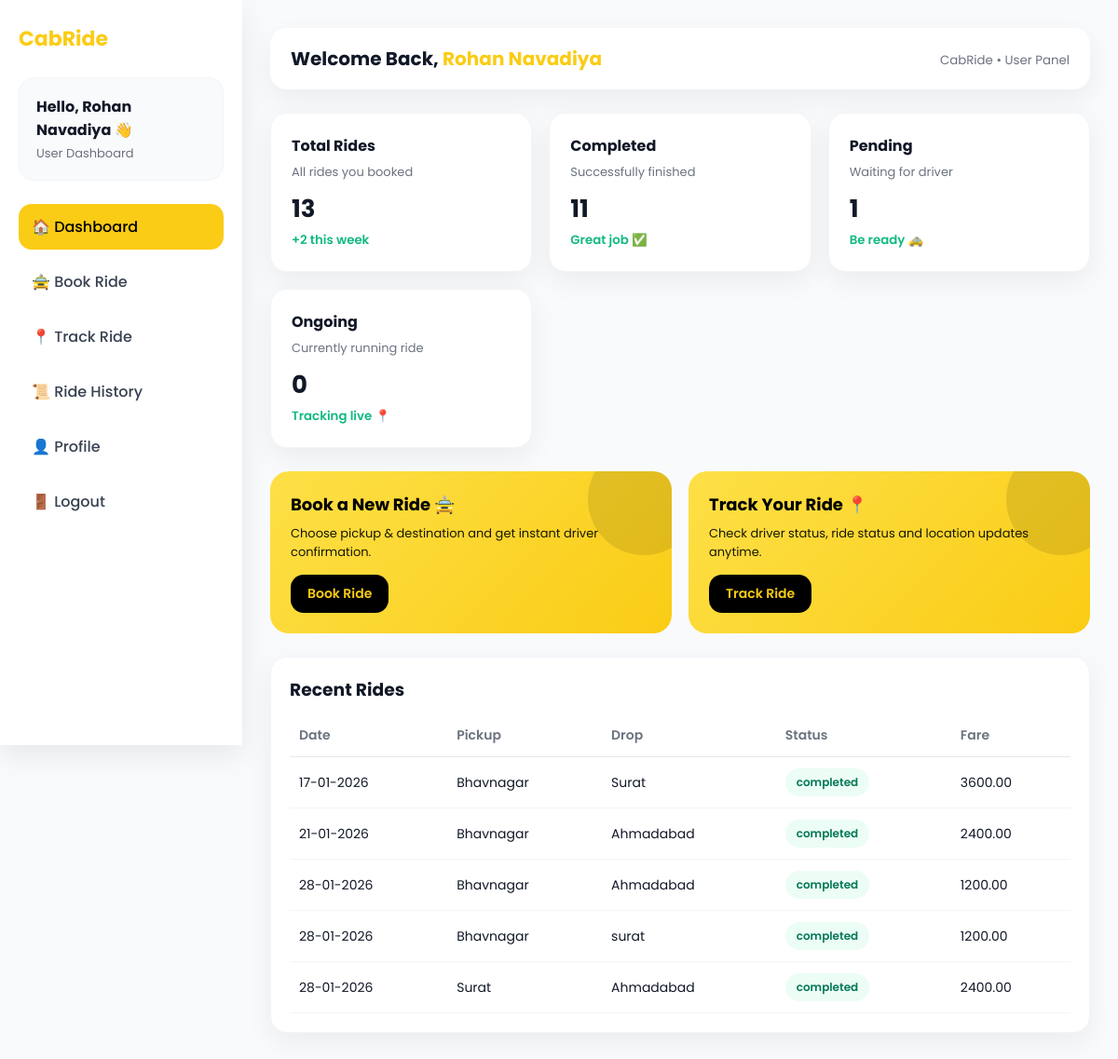
The page /User/dashboard.php (signed in) on the database its author committed.
### tables this page shows
CREATE TABLE `bookings` (
  `id` int(11) NOT NULL,
  `user_id` int(11) NOT NULL,
  `driver_id` int(11) DEFAULT NULL,
  `pickup_location` varchar(255) NOT NULL,
  `drop_location` varchar(255) NOT NULL,
  `distance_km` decimal(6,2) NOT NULL,
  `fare` decimal(10,2) NOT NULL,
  `status` enum('requested','accepted','ongoing','completed','cancelled') DEFAULT 'requested',
  `booking_time` timestamp NOT NULL DEFAULT current_timestamp(),
  `cancel_reason` varchar(200) DEFAULT NULL
);

### User/dashboard.php (the view, shortened to what this page needs)
<?php
require_once('../config/db.php');
if (!isset($_SESSION['user_id'])) { ?>
<?php }
$user_id = $_SESSION['user_id'];
$user_name = $_SESSION['user_name'];
?>
<!DOCTYPE html>
<html lang="en">
<head>
</head>
<body>
    <div class="wrapper">
        <div class="sidebar">
            <div class="brand">CabRide</div>
            <div class="profile-box">
                <h3>Hello, <?= $user_name; ?> 👋</h3>
                <p>User Dashboard</p>
            </div>
            <div class="menu">
                <a class="active" href="dashboard.php">🏠 Dashboard</a>
                <a href="book_ride.php">🚖 Book Ride</a>
                <a href="track_ride.php">📍 Track Ride</a>
                <a href="ride_history.php">📜 Ride History</a>
                <a href="profile.php">👤 Profile</a>
                <a href="logout.php">🚪 Logout</a>
            </div>
        </div>
        <div class="main">
            <div class="topbar">
                <h2>Welcome Back, <span><?= $user_name; ?></span></h2>
                <div>
                    <small style="color:#6b7280;">CabRide • User Panel</small>
                </div>
            </div>
            <div class="grid">
                <div class="card">
                    <h3>Total Rides</h3>
                    <p>All rides you booked</p>
                    <div class="value">
                        <?php
                        $sql = "select count(*) as Total_Rides from users u,bookings b where u.id=b.user_id and u.id=$user_id";
                        $result = mysqli_query($link, $sql) or die(mysqli_errno($link));
                        $row = mysqli_fetch_assoc($result);
                        extract($row);
                        echo $Total_Rides;
                        ?>
                    </div>
                    <small>+2 this week</small>
                </div>
                <div class="card">
                    <h3>Completed</h3>
                    <p>Successfully finished</p>
                    <div class="value">
                        <?php
                        $sql = "select count(*) as Total_Rides from users u,bookings b where u.id=b.user_id and b.status='completed' and u.id=$user_id";
                        $result = mysqli_query($link, $sql) or die(mysqli_errno($link));
                        $row = mysqli_fetch_assoc($result);
                        extract($row);
                        echo $Total_Rides;
                        ?>
                    </div>
                    <small>Great job ✅</small>
                </div>
                <div class="card">
                    <h3>Pending</h3>
                    <p>Waiting for driver</p>
                    <div class="value">
                        <?php
                        $sql = "select count(*) as Total_Rides from users u,bookings b where u.id=b.user_id and b.status='requested' and u.id=$user_id";
                        $result = mysqli_query($link, $sql) or die(mysqli_errno($link));
                        $row = mysqli_fetch_assoc($result);
                        extract($row);
                        echo $Total_Rides;
                        ?>
                    </div>
                    <small>Be ready 🚕</small>
                </div>
                <div class="card">
                    <h3>Ongoing</h3>
                    <p>Currently running ride</p>
                    <div class="value">
                        <?php
                        $sql = "select count(*) as Total_Rides from users u,bookings b where u.id=b.user_id and b.status='ongoing' and u.id=$user_id";
                        $result = mysqli_query($link, $sql) or die(mysqli_errno($link));
                        $row = mysqli_fetch_assoc($result);
                        extract($row);
                        echo $Total_Rides;
                        ?>
                    </div>
                    <small>Tracking live 📍</small>
                </div>
            </div>
            <div class="actions">
                <div class="action-card">
                    <h3>Book a New Ride 🚖</h3>
                    <p>Choose pickup & destination and get instant driver confirmation.</p>
                    <a href="book_ride.php">Book Ride</a>
                </div>
                <div class="action-card">
                    <h3>Track Your Ride 📍</h3>
                    <p>Check driver status, ride status and location updates anytime.</p>
                    <a href="track_ride.php">Track Ride</a>
                </div>
            </div>
            <div class="section">
                <h3>Recent Rides</h3>
                <table class="table">
                    <thead>
                        <tr>
                            <th>Date</th>
                            <th>Pickup</th>
                            <th>Drop</th>
                            <th>Status</th>
                            <th>Fare</th>
                        </tr>
                    </thead>
                    <tbody>
                        <?php
                        $sql = "select booking_time,pickup_location,drop_location,status,fare from bookings where user_id=$user_id limit 5";
                        $result = mysqli_query($link, $sql) or die(mysqli_errno($link));
                        while ($row = mysqli_fetch_assoc($result)) {
                            extract($row);
                        ?>
                            <tr>
                                <td><?= date("d-m-Y", strtotime($booking_time)); ?></td>
                                <td><?= $pickup_location; ?></td>
                                <td><?= $drop_location; ?></td>
                                <td><span class="badge <?= $status; ?>"><?= $status; ?></span></td>
                                <td><?= $fare; ?></td>
                            </tr>
                        <?php } ?>
                    </tbody>
                </table>
            </div>
        </div>
    </div>
</body>
</html>

### User/dashboard.php (style rules this page uses)
* { margin: 0; padding: 0; box-sizing: border-box; font-family: 'Poppins', sans-serif; }
body { background: #f9fafb; color: #111827; }
.wrapper { display: flex; min-height: 100vh; }
.sidebar { width: 260px; background: #fff; box-shadow: 0 10px 30px rgba(0, 0, 0, 0.08); padding: 25px 20px; position: sticky; top: 0; height: 100vh; }
.brand { font-size: 22px; font-weight: 700; color: #facc15; margin-bottom: 25px; }
.profile-box { background: #f9fafb; border-radius: 16px; padding: 18px; margin-bottom: 25px; border: 1px solid #f1f5f9; }
.profile-box h3 { font-size: 16px; margin-bottom: 3px; }
.profile-box p { font-size: 13px; color: #6b7280; }
.menu a { display: flex; align-items: center; gap: 12px; padding: 12px 14px; border-radius: 14px; text-decoration: none; color: #374151; font-weight: 500; margin-bottom: 10px; transition: 0.25s; }
.menu a.active { background: #facc15; color: #000; }
.main { flex: 1; padding: 30px; }
.topbar { background: #fff; padding: 18px 22px; border-radius: 18px; box-shadow: 0 10px 30px rgba(0, 0, 0, 0.06); display: flex; align-items: center; justify-content: space-between; margin-bottom: 25px; }
.topbar h2 { font-size: 20px; }
.topbar span { color: #facc15; font-weight: 700; }
.grid { display: grid; grid-template-columns: repeat(auto-fit, minmax(220px, 1fr)); gap: 18px; margin-bottom: 25px; }
.card { background: #fff; border-radius: 18px; padding: 22px; box-shadow: 0 10px 30px rgba(0, 0, 0, 0.06); border: 1px solid #f1f5f9; transition: 0.25s; }
.card h3 { font-size: 16px; margin-bottom: 6px; }
.card p { color: #6b7280; font-size: 13px; margin-bottom: 10px; }
.card .value { font-size: 26px; font-weight: 700; color: #111827; }
.card small { color: #10b981; font-weight: 600; }
.actions { display: grid; grid-template-columns: repeat(auto-fit, minmax(260px, 1fr)); gap: 18px; }
.action-card { background: linear-gradient(135deg, #fde047, #facc15); border-radius: 20px; padding: 22px; color: #000; position: relative; overflow: hidden; }
.action-card h3 { font-size: 18px; margin-bottom: 8px; }
.action-card p { font-size: 13px; opacity: 0.9; margin-bottom: 14px; }
.action-card a { display: inline-block; text-decoration: none; background: #000; color: #facc15; padding: 10px 18px; border-radius: 14px; font-weight: 600; font-size: 14px; }
.action-card::after { content: ""; width: 120px; height: 120px; background: rgba(0, 0, 0, 0.1); position: absolute; right: -30px; top: -30px; border-radius: 50%; }
.section { background: #fff; border-radius: 18px; padding: 20px; box-shadow: 0 10px 30px rgba(0, 0, 0, 0.06); border: 1px solid #f1f5f9; margin-top: 25px; }
.section h3 { margin-bottom: 12px; }
.table { width: 100%; border-collapse: collapse; }
.table th, .table td { padding: 12px 10px; text-align: left; font-size: 14px; }
.table th { color: #6b7280; font-weight: 600; border-bottom: 1px solid #e5e7eb; }
.table td { border-bottom: 1px solid #f1f5f9; }
.badge { padding: 6px 12px; border-radius: 20px; font-size: 12px; font-weight: 600; display: inline-block; }
.completed { background: #ecfdf5; color: #047857; }

### rows shown on the page
bookings: booking_time "17-01-2026", pickup_location "Bhavnagar", drop_location "Surat", status "completed", fare "3600.00"
bookings: booking_time "21-01-2026", pickup_location "Bhavnagar", drop_location "Ahmadabad", status "completed", fare "2400.00"
bookings: booking_time "28-01-2026", pickup_location "Bhavnagar", drop_location "Ahmadabad", status "completed", fare "1200.00"
bookings: booking_time "28-01-2026", pickup_location "Bhavnagar", drop_location "surat", status "completed", fare "1200.00"
bookings: booking_time "28-01-2026", pickup_location "Surat", drop_location "Ahmadabad", status "completed", fare "2400.00"

### other values the page prints
$user_name "Rohan Navadiya"
$Total_Rides "13"
$Total_Rides "11"
$Total_Rides "1"
$Total_Rides "0"
